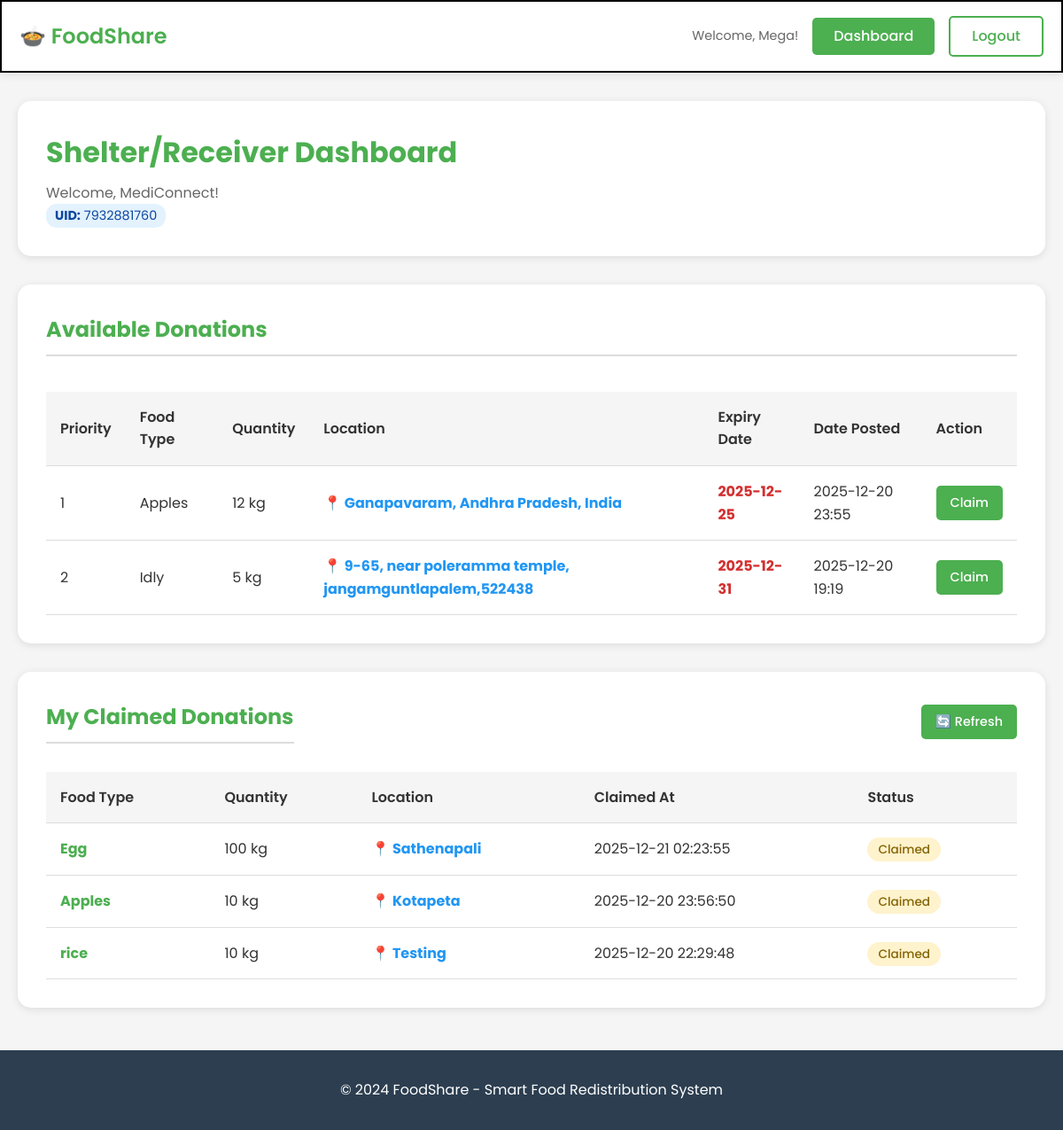
Screenshot of /receiver/dashboard (signed in) with the database file from the repository.
### app.py (models this page shows)
class User(db.Model):
    id = db.Column(db.Integer, primary_key=True)
    username = db.Column(db.String(80), unique=True, nullable=False)
    email = db.Column(db.String(120), unique=True, nullable=False)
    password = db.Column(db.String(200), nullable=False)
    user_type = db.Column(db.String(20), nullable=False)  # 'donor', 'receiver', 'admin'
    organization_name = db.Column(db.String(200))
    phone = db.Column(db.String(20))
    address = db.Column(db.Text)
    created_at = db.Column(db.DateTime, default=datetime.utcnow)
    unique_id = db.Column(db.String(10), unique=True, nullable=True)  # New 10-digit UID
    donations = db.relationship('Donation', foreign_keys='Donation.donor_id', backref='donor', lazy=True)
    requests = db.relationship('FoodRequest', backref='receiver', lazy=True)
    claimed_donations = db.relationship('Donation', foreign_keys='Donation.claimed_by', backref='claimer', lazy=True)

class Donation(db.Model):
    id = db.Column(db.Integer, primary_key=True)
    donor_id = db.Column(db.Integer, db.ForeignKey('user.id'), nullable=False)
    food_type = db.Column(db.String(100), nullable=False)
    quantity = db.Column(db.Integer, nullable=False)
    quantity_unit = db.Column(db.String(20), default='kg')
    description = db.Column(db.Text)
    location = db.Column(db.String(200), nullable=False)
    expiry_date = db.Column(db.Date)
    status = db.Column(db.String(20), default='available')  # 'available', 'claimed', 'completed'
    created_at = db.Column(db.DateTime, default=datetime.utcnow)
    claimed_by = db.Column(db.Integer, db.ForeignKey('user.id'), nullable=True)
    claimed_at = db.Column(db.DateTime, nullable=True)

### app.py (the view)
@app.route('/receiver/dashboard')
@login_required
@role_required('receiver')
def receiver_dashboard():
    user_id = session['user_id']
    user = db.session.get(User, user_id)
    if not user:
        flash('User not found', 'danger')
        return redirect(url_for('index'))
    db.session.commit()
    claimed_donations = db.session.query(Donation).filter_by(
        claimed_by=user_id, status='claimed'
    ).order_by(
        Donation.claimed_at.desc()
    ).limit(20).all()
    available_donations = db.session.query(Donation).filter_by(
        status='available'
    ).order_by(
        Donation.expiry_date.asc(),  # Priority: Sooner expiry = Higher priority (Lower serial no)
        Donation.created_at.desc()
    ).limit(20).all()
    response = make_response(render_template('receiver_dashboard.html',
                         user=user,
                         available_donations=available_donations,
                         claimed_donations=claimed_donations))
    response.headers['Cache-Control'] = 'no-cache, no-store, must-revalidate, max-age=0'
    response.headers['Pragma'] = 'no-cache'
    response.headers['Expires'] = '0'
    return response

### app.py (called while the page is built)
def login_required(f):
    @wraps(f)
    def decorated_function(*args, **kwargs):
        if 'user_id' not in session:
            return redirect(url_for('index'))
        user = db.session.get(User, session['user_id'])
        if not user:
            session.clear()
            flash('Session expired or invalid. Please login again.', 'warning')
            return redirect(url_for('index'))
        return f(*args, **kwargs)
    return decorated_function

def role_required(role):
    def decorator(f):
        @wraps(f)
        def decorated_function(*args, **kwargs):
            if 'user_type' not in session or session['user_type'] != role:
                flash('Access denied. You do not have permission to access this page.', 'danger')
                return redirect(url_for('index'))
            return f(*args, **kwargs)
        return decorated_function
    return decorator

### templates/receiver_dashboard.html (shortened to what this page needs)
{% extends "base.html" %}
{% block content %}
<div class="dashboard-header">
    <h1>Shelter/Receiver Dashboard</h1>
    <p>Welcome, {{ user.organization_name or user.username }}!</p>
    <p class="user-uid"
        style="background: #e3f2fd; display: inline-block; padding: 2px 10px; border-radius: 12px; font-size: 0.9rem; color: #0d47a1;">
        <strong>UID:</strong> {{ user.unique_id }}
    </p>
</div>
<div class="dashboard-section">
    <h2>Available Donations</h2>
    {% if available_donations %}
    <div class="table-container">
        <table class="data-table">
            <thead>
                <tr>
                    <th>Priority</th>
                    <th>Food Type</th>
                    <th>Quantity</th>
                    <th>Location</th>
                    <th>Expiry Date</th>
                    <th>Date Posted</th>
                    <th>Action</th>
                </tr>
            </thead>
            <tbody>
                {% for donation in available_donations %}
                <tr>
                    <td><span class="badge bg-warning text-dark">{{ loop.index }}</span></td>
                    <td>{{ donation.food_type }}</td>
                    <td>{{ donation.quantity }} {{ donation.quantity_unit }}</td>
                    <td><a href="https://www.google.com/maps/dir/?api=1&origin={{ user.address }}&destination={{ donation.location }}"
                            target="_blank" style="text-decoration: none; color: #2196F3; font-weight: bold;">📍 {{
                            donation.location }}</a></td>
                    <td style="color: #d32f2f; font-weight: bold;">
                        {{ donation.expiry_date.strftime('%Y-%m-%d') if donation.expiry_date else 'N/A' }}
                    </td>
                    <td>{{ donation.created_at.strftime('%Y-%m-%d %H:%M') }}</td>
                    <td>
                        <a href="{{ url_for('claim_donation', donation_id=donation.id) }}"
                            class="btn btn-sm btn-success"
                            onclick="return confirm('Are you sure you want to claim this donation?')">Claim</a>
                    </td>
                </tr>
                {% endfor %}
            </tbody>
        </table>
    </div>
    {% else %}
    <p class="empty-state">No available donations at the moment. Check back later!</p>
    {% endif %}
</div>
<div class="dashboard-section">
    <div style="display: flex; justify-content: space-between; align-items: center; margin-bottom: 1rem;">
        <h2 style="margin: 0;">My Claimed Donations</h2>
        <a href="{{ url_for('receiver_dashboard') }}" class="btn btn-sm btn-primary"
            onclick="window.location.reload(); return false;">
            🔄 Refresh
        </a>
    </div>
    {% if claimed_donations %}
    <div class="table-container">
        <table class="data-table">
            <thead>
                <tr>
                    <th>Food Type</th>
                    <th>Quantity</th>
                    <th>Location</th>
                    <th>Claimed At</th>
                    <th>Status</th>
                </tr>
            </thead>
            <tbody>
                {% for donation in claimed_donations %}
                <tr>
                    <td><strong>{{ donation.food_type }}</strong></td>
                    <td>{{ donation.quantity }} {{ donation.quantity_unit }}</td>
                    <td><a href="https://www.google.com/maps/dir/?api=1&origin={{ user.address }}&destination={{ donation.location }}"
                            target="_blank" style="text-decoration: none; color: #2196F3; font-weight: bold;">📍 {{
                            donation.location }}</a></td>
                    <td>{{ donation.claimed_at.strftime('%Y-%m-%d %H:%M:%S') if donation.claimed_at else 'N/A' }}</td>
                    <td><span class="status-badge status-{{ donation.status }}">{{ donation.status|title }}</span></td>
                </tr>
                {% endfor %}
            </tbody>
        </table>
    </div>
    {% else %}
    <p class="empty-state">You haven't claimed any donations yet.</p>
    {% endif %}
</div>
{% endblock %}

### templates/base.html (shortened to what this page needs)
<!DOCTYPE html>
<html lang="en">
<head>
    <link rel="stylesheet" href="{{ url_for('static', filename='style.css') }}">
</head>
<body>
    <nav class="navbar">
        <div class="container">
            <div class="nav-brand">
                <h2>🍲 FoodShare</h2>
            </div>
            <div class="nav-links">
                {% if session.user_id %}
                    <span class="user-info">Welcome, {{ session.username }}!</span>
                    <a href="{{ url_for('dashboard') }}" class="btn-nav">Dashboard</a>
                    <a href="{{ url_for('logout') }}" class="btn-nav btn-outline">Logout</a>
                {% else %}
                    <a href="{{ url_for('index') }}" class="btn-nav">Home</a>
                    <a href="{{ url_for('register') }}" class="btn-nav btn-outline">Register</a>
                {% endif %}
            </div>
        </div>
    </nav>
    <div class="flash-messages">
    </div>
    <main class="container">
        {% block content %}{% endblock %}
    </main>
    <footer>
        <div class="container">
            <p>&copy; 2024 FoodShare - Smart Food Redistribution System</p>
        </div>
    </footer>
</body>
</html>

### static/style.css (style rules this page uses)
* { margin: 0; padding: 0; box-sizing: border-box; }
:root { --primary-color: #4CAF50; --primary-dark: #45a049; --secondary-color: #FF9800; --danger-color: #f44336; --success-color: #4CAF50; --info-color: #2196F3; --warning-color: #ff9800; --dark-bg: #2c3e50; --light-bg: #f5f5f5; --white: #ffffff; --text-dark: #333; --text-light: #666; --border-color: #ddd; --shadow: 0 2px 10px rgba(0, 0, 0, 0.1); --shadow-lg: 0 4px 20px rgba(0, 0, 0, 0.15); }
body { font-family: 'Poppins', sans-serif; background-color: #f5f5f5; min-height: 100vh; color: var(--text-dark); line-height: 1.6; }
.container { max-width: 1350px; margin: 0 auto; padding: 0 20px; }
.navbar { background: var(--white); box-shadow: var(--shadow); padding: 1rem 0; border: 2px solid black; position: sticky; top: 0; z-index: 1000; }
.navbar .container { display: flex; justify-content: space-between; align-items: center; }
.nav-brand h2 { color: var(--primary-color); font-weight: 600; }
.nav-links { display: flex; align-items: center; gap: 1rem; }
.user-info { color: var(--text-light); font-size: 0.9rem; }
.btn-nav { padding: 0.5rem 1.5rem; text-decoration: none; border-radius: 5px; transition: all 0.3s; font-weight: 500; }
.btn-nav:not(.btn-outline) { background: var(--primary-color); color: var(--white); }
.btn-nav.btn-outline { background: transparent; color: var(--primary-color); border: 2px solid var(--primary-color); }
.flash-messages { padding: 1rem 0; }
.btn { padding: 0.75rem 1.5rem; border: none; border-radius: 5px; font-size: 1rem; font-weight: 500; cursor: pointer; transition: all 0.3s; text-decoration: none; display: inline-block; text-align: center; }
.btn-primary { background: var(--primary-color); color: var(--white); }
.btn-outline { background: transparent; color: var(--primary-color); border: 2px solid var(--primary-color); }
.btn-success { background: var(--success-color); color: var(--white); }
.btn-sm { padding: 0.5rem 1rem; font-size: 0.9rem; }
main { min-height: calc(100vh - 200px); padding: 2rem 0; }
.dashboard-header { background: var(--white); padding: 2rem; border-radius: 15px; box-shadow: var(--shadow); margin-bottom: 2rem; }
.dashboard-header h1 { color: var(--primary-color); margin-bottom: 0.5rem; }
.dashboard-header p { color: var(--text-light); }
.dashboard-section { background: var(--white); padding: 2rem; border-radius: 15px; box-shadow: var(--shadow); margin-bottom: 2rem; }
.dashboard-section h2 { color: var(--primary-color); margin-bottom: 1.5rem; padding-bottom: 0.5rem; border-bottom: 2px solid var(--border-color); }
.table-container { overflow-x: auto; }
.data-table { width: 100%; border-collapse: collapse; margin-top: 1rem; }
.data-table thead { background: var(--light-bg); }
.data-table th, .data-table td { padding: 1rem; text-align: left; border-bottom: 1px solid var(--border-color); }
.data-table th { font-weight: 600; color: var(--text-dark); }
.status-badge { padding: 0.25rem 0.75rem; border-radius: 20px; font-size: 0.85rem; font-weight: 500; }
.status-claimed { background: #fff3cd; color: #856404; }
.data-table td strong { color: var(--primary-color); }
footer { background: var(--dark-bg); color: var(--white); text-align: center; padding: 2rem 0; margin-top: 3rem; }

### rows the page displays
User: username "Mega", organization_name "MediConnect", unique_id "7932881760"
Donation: food_type "Apples", quantity "12", quantity_unit "kg", location "Ganapavaram, Andhra Pradesh, India", expiry_date "2025-12-25", created_at "2025-12-20 23:55"
Donation: food_type "Idly", quantity "5", quantity_unit "kg", location "9-65, near poleramma temple, jangamguntlapalem,522438", expiry_date "2025-12-31", created_at "2025-12-20 19:19"
Donation: food_type "Egg", quantity "100", quantity_unit "kg", location "Sathenapali", claimed_at "2025-12-21 02:23:55", status "Claimed"
Donation: food_type "Apples", quantity "10", quantity_unit "kg", location "Kotapeta", claimed_at "2025-12-20 23:56:50", status "Claimed"
Donation: food_type "rice", quantity "10", quantity_unit "kg", location "Testing", claimed_at "2025-12-20 22:29:48", status "Claimed"
